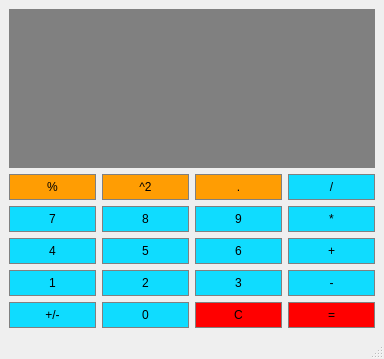
<?xml version="1.0" encoding="UTF-8"?>
<ui version="4.0">
 <class>Calculator</class>
 <widget class="QMainWindow" name="Calculator">
  <property name="geometry">
   <rect>
    <x>0</x>
    <y>0</y>
    <width>384</width>
    <height>359</height>
   </rect>
  </property>
  <property name="font">
   <font>
    <family>MS Shell Dlg 2</family>
   </font>
  </property>
  <property name="windowTitle">
   <string>Calculator</string>
  </property>
  <widget class="QWidget" name="centralwidget">
   <layout class="QGridLayout" name="gridLayout">
    <item row="1" column="1">
     <widget class="QPushButton" name="Square">
      <property name="sizePolicy">
       <sizepolicy hsizetype="Preferred" vsizetype="Preferred">
        <horstretch>0</horstretch>
        <verstretch>0</verstretch>
       </sizepolicy>
      </property>
      <property name="styleSheet">
       <string notr="true">QPushButton
{
	background-color: #FF9D03;
	border: 1px solid gray;
	padding: 5px;
}

QPushButton-pressed
{
	background-color: #C78D03;
	border: 1px solid gray;
	padding: 5px;
}</string>
      </property>
      <property name="text">
       <string>^2</string>
      </property>
     </widget>
    </item>
    <item row="5" column="1">
     <widget class="QPushButton" name="Button2">
      <property name="sizePolicy">
       <sizepolicy hsizetype="Preferred" vsizetype="Preferred">
        <horstretch>0</horstretch>
        <verstretch>0</verstretch>
       </sizepolicy>
      </property>
      <property name="styleSheet">
       <string notr="true">QPushButton
{
	background-color: #0FDCFF;
	border: 1px solid gray;
	padding: 5px;
}

QPushButton-pressed
{
	background-color: #0A8DA3;
	border: 1px solid gray;
	padding: 5px;
}</string>
      </property>
      <property name="text">
       <string>2</string>
      </property>
     </widget>
    </item>
    <item row="6" column="0">
     <widget class="QPushButton" name="ChangeSign">
      <property name="sizePolicy">
       <sizepolicy hsizetype="Preferred" vsizetype="Preferred">
        <horstretch>0</horstretch>
        <verstretch>0</verstretch>
       </sizepolicy>
      </property>
      <property name="styleSheet">
       <string notr="true">QPushButton
{
	background-color: #0FDCFF;
	border: 1px solid gray;
	padding: 5px;
}

QPushButton-pressed
{
	background-color: #0A8DA3;
	border: 1px solid gray;
	padding: 5px;
}</string>
      </property>
      <property name="text">
       <string>+/-</string>
      </property>
     </widget>
    </item>
    <item row="5" column="3">
     <widget class="QPushButton" name="Subtract">
      <property name="sizePolicy">
       <sizepolicy hsizetype="Preferred" vsizetype="Preferred">
        <horstretch>0</horstretch>
        <verstretch>0</verstretch>
       </sizepolicy>
      </property>
      <property name="styleSheet">
       <string notr="true">QPushButton
{
	background-color: #0FDCFF;
	border: 1px solid gray;
	padding: 5px;
}

QPushButton-pressed
{
	background-color: #0A8DA3;
	border: 1px solid gray;
	padding: 5px;
}</string>
      </property>
      <property name="text">
       <string>-</string>
      </property>
     </widget>
    </item>
    <item row="1" column="2">
     <widget class="QPushButton" name="Decimial">
      <property name="sizePolicy">
       <sizepolicy hsizetype="Preferred" vsizetype="Preferred">
        <horstretch>0</horstretch>
        <verstretch>0</verstretch>
       </sizepolicy>
      </property>
      <property name="styleSheet">
       <string notr="true">QPushButton
{
	background-color: #FF9D03;
	border: 1px solid gray;
	padding: 5px;
}

QPushButton-pressed
{
	background-color: #C78D03;
	border: 1px solid gray;
	padding: 5px;
}</string>
      </property>
      <property name="text">
       <string>.</string>
      </property>
     </widget>
    </item>
    <item row="0" column="0" colspan="4">
     <widget class="QLineEdit" name="Display">
      <property name="sizePolicy">
       <sizepolicy hsizetype="Preferred" vsizetype="Expanding">
        <horstretch>0</horstretch>
        <verstretch>0</verstretch>
       </sizepolicy>
      </property>
      <property name="font">
       <font>
        <family>Times New Roman</family>
        <pointsize>20</pointsize>
       </font>
      </property>
      <property name="styleSheet">
       <string notr="true">QLineEdit
{
	background-color: gray;
	border: 1px solid gray;
	color: #04FF55
}</string>
      </property>
      <property name="text">
       <string/>
      </property>
      <property name="alignment">
       <set>Qt::AlignRight|Qt::AlignTrailing|Qt::AlignVCenter</set>
      </property>
     </widget>
    </item>
    <item row="3" column="1">
     <widget class="QPushButton" name="Button8">
      <property name="sizePolicy">
       <sizepolicy hsizetype="Preferred" vsizetype="Preferred">
        <horstretch>0</horstretch>
        <verstretch>0</verstretch>
       </sizepolicy>
      </property>
      <property name="styleSheet">
       <string notr="true">QPushButton
{
	background-color: #0FDCFF;
	border: 1px solid gray;
	padding: 5px;
}

QPushButton-pressed
{
	background-color: #0A8DA3;
	border: 1px solid gray;
	padding: 5px;
}</string>
      </property>
      <property name="text">
       <string>8</string>
      </property>
     </widget>
    </item>
    <item row="4" column="0">
     <widget class="QPushButton" name="Button4">
      <property name="sizePolicy">
       <sizepolicy hsizetype="Preferred" vsizetype="Preferred">
        <horstretch>0</horstretch>
        <verstretch>0</verstretch>
       </sizepolicy>
      </property>
      <property name="styleSheet">
       <string notr="true">QPushButton
{
	background-color: #0FDCFF;
	border: 1px solid gray;
	padding: 5px;
}

QPushButton-pressed
{
	background-color: #0A8DA3;
	border: 1px solid gray;
	padding: 5px;
}</string>
      </property>
      <property name="text">
       <string>4</string>
      </property>
     </widget>
    </item>
    <item row="6" column="2">
     <widget class="QPushButton" name="Clear">
      <property name="sizePolicy">
       <sizepolicy hsizetype="Preferred" vsizetype="Preferred">
        <horstretch>0</horstretch>
        <verstretch>0</verstretch>
       </sizepolicy>
      </property>
      <property name="styleSheet">
       <string notr="true">QPushButton
{
	background-color: #FF0000;
	border: 1px solid gray;
	padding: 5px;
}

QPushButton-pressed
{
	background-color: #BD0000;
	border: 1px solid gray;
	padding: 5px;
}</string>
      </property>
      <property name="text">
       <string>C</string>
      </property>
     </widget>
    </item>
    <item row="1" column="0">
     <widget class="QPushButton" name="Percent">
      <property name="sizePolicy">
       <sizepolicy hsizetype="Preferred" vsizetype="Preferred">
        <horstretch>0</horstretch>
        <verstretch>0</verstretch>
       </sizepolicy>
      </property>
      <property name="styleSheet">
       <string notr="true">QPushButton
{
	background-color: #FF9D03;
	border: 1px solid gray;
	padding: 5px;
}

QPushButton-pressed
{
	background-color: #C78D03;
	border: 1px solid gray;
	padding: 5px;
}</string>
      </property>
      <property name="text">
       <string>%</string>
      </property>
     </widget>
    </item>
    <item row="3" column="0">
     <widget class="QPushButton" name="Button7">
      <property name="sizePolicy">
       <sizepolicy hsizetype="Preferred" vsizetype="Preferred">
        <horstretch>0</horstretch>
        <verstretch>0</verstretch>
       </sizepolicy>
      </property>
      <property name="styleSheet">
       <string notr="true">QPushButton
{
	background-color: #0FDCFF;
	border: 1px solid gray;
	padding: 5px;
}

QPushButton-pressed
{
	background-color: #0A8DA3;
	border: 1px solid gray;
	padding: 5px;
}</string>
      </property>
      <property name="text">
       <string>7</string>
      </property>
     </widget>
    </item>
    <item row="3" column="3">
     <widget class="QPushButton" name="Multiply">
      <property name="sizePolicy">
       <sizepolicy hsizetype="Preferred" vsizetype="Preferred">
        <horstretch>0</horstretch>
        <verstretch>0</verstretch>
       </sizepolicy>
      </property>
      <property name="styleSheet">
       <string notr="true">QPushButton
{
	background-color: #0FDCFF;
	border: 1px solid gray;
	padding: 5px;
}

QPushButton-pressed
{
	background-color: #0A8DA3;
	border: 1px solid gray;
	padding: 5px;
}</string>
      </property>
      <property name="text">
       <string>*</string>
      </property>
     </widget>
    </item>
    <item row="4" column="2">
     <widget class="QPushButton" name="Button6">
      <property name="sizePolicy">
       <sizepolicy hsizetype="Preferred" vsizetype="Preferred">
        <horstretch>0</horstretch>
        <verstretch>0</verstretch>
       </sizepolicy>
      </property>
      <property name="styleSheet">
       <string notr="true">QPushButton
{
	background-color: #0FDCFF;
	border: 1px solid gray;
	padding: 5px;
}

QPushButton-pressed
{
	background-color: #0A8DA3;
	border: 1px solid gray;
	padding: 5px;
}</string>
      </property>
      <property name="text">
       <string>6</string>
      </property>
     </widget>
    </item>
    <item row="5" column="0">
     <widget class="QPushButton" name="Button1">
      <property name="sizePolicy">
       <sizepolicy hsizetype="Preferred" vsizetype="Preferred">
        <horstretch>0</horstretch>
        <verstretch>0</verstretch>
       </sizepolicy>
      </property>
      <property name="styleSheet">
       <string notr="true">QPushButton
{
	background-color: #0FDCFF;
	border: 1px solid gray;
	padding: 5px;
}

QPushButton-pressed
{
	background-color: #0A8DA3;
	border: 1px solid gray;
	padding: 5px;
}</string>
      </property>
      <property name="text">
       <string>1</string>
      </property>
     </widget>
    </item>
    <item row="5" column="2">
     <widget class="QPushButton" name="Button3">
      <property name="sizePolicy">
       <sizepolicy hsizetype="Preferred" vsizetype="Preferred">
        <horstretch>0</horstretch>
        <verstretch>0</verstretch>
       </sizepolicy>
      </property>
      <property name="styleSheet">
       <string notr="true">QPushButton
{
	background-color: #0FDCFF;
	border: 1px solid gray;
	padding: 5px;
}

QPushButton-pressed
{
	background-color: #0A8DA3;
	border: 1px solid gray;
	padding: 5px;
}</string>
      </property>
      <property name="text">
       <string>3</string>
      </property>
     </widget>
    </item>
    <item row="4" column="1">
     <widget class="QPushButton" name="Button5">
      <property name="sizePolicy">
       <sizepolicy hsizetype="Preferred" vsizetype="Preferred">
        <horstretch>0</horstretch>
        <verstretch>0</verstretch>
       </sizepolicy>
      </property>
      <property name="styleSheet">
       <string notr="true">QPushButton
{
	background-color: #0FDCFF;
	border: 1px solid gray;
	padding: 5px;
}

QPushButton-pressed
{
	background-color: #0A8DA3;
	border: 1px solid gray;
	padding: 5px;
}</string>
      </property>
      <property name="text">
       <string>5</string>
      </property>
     </widget>
    </item>
    <item row="1" column="3">
     <widget class="QPushButton" name="Divide">
      <property name="sizePolicy">
       <sizepolicy hsizetype="Preferred" vsizetype="Preferred">
        <horstretch>0</horstretch>
        <verstretch>0</verstretch>
       </sizepolicy>
      </property>
      <property name="styleSheet">
       <string notr="true">QPushButton
{
	background-color: #0FDCFF;
	border: 1px solid gray;
	padding: 5px;
}

QPushButton-pressed
{
	background-color: #0A8DA3;
	border: 1px solid gray;
	padding: 5px;
}</string>
      </property>
      <property name="text">
       <string>/</string>
      </property>
     </widget>
    </item>
    <item row="3" column="2">
     <widget class="QPushButton" name="Button9">
      <property name="sizePolicy">
       <sizepolicy hsizetype="Preferred" vsizetype="Preferred">
        <horstretch>0</horstretch>
        <verstretch>0</verstretch>
       </sizepolicy>
      </property>
      <property name="styleSheet">
       <string notr="true">QPushButton
{
	background-color: #0FDCFF;
	border: 1px solid gray;
	padding: 5px;
}

QPushButton-pressed
{
	background-color: #0A8DA3;
	border: 1px solid gray;
	padding: 5px;
}</string>
      </property>
      <property name="text">
       <string>9</string>
      </property>
     </widget>
    </item>
    <item row="6" column="3">
     <widget class="QPushButton" name="Equal">
      <property name="sizePolicy">
       <sizepolicy hsizetype="Preferred" vsizetype="Preferred">
        <horstretch>0</horstretch>
        <verstretch>0</verstretch>
       </sizepolicy>
      </property>
      <property name="styleSheet">
       <string notr="true">QPushButton
{
	background-color: #FF0000;
	border: 1px solid gray;
	padding: 5px;
}

QPushButton-pressed
{
	background-color: #BD0000;
	border: 1px solid gray;
	padding: 5px;
}</string>
      </property>
      <property name="text">
       <string>=</string>
      </property>
     </widget>
    </item>
    <item row="6" column="1">
     <widget class="QPushButton" name="Button0">
      <property name="sizePolicy">
       <sizepolicy hsizetype="Preferred" vsizetype="Preferred">
        <horstretch>0</horstretch>
        <verstretch>0</verstretch>
       </sizepolicy>
      </property>
      <property name="styleSheet">
       <string notr="true">QPushButton
{
	background-color: #0FDCFF;
	border: 1px solid gray;
	padding: 5px;
}

QPushButton-pressed
{
	background-color: #0A8DA3;
	border: 1px solid gray;
	padding: 5px;
}</string>
      </property>
      <property name="text">
       <string>0</string>
      </property>
     </widget>
    </item>
    <item row="4" column="3">
     <widget class="QPushButton" name="Add">
      <property name="sizePolicy">
       <sizepolicy hsizetype="Preferred" vsizetype="Preferred">
        <horstretch>0</horstretch>
        <verstretch>0</verstretch>
       </sizepolicy>
      </property>
      <property name="styleSheet">
       <string notr="true">QPushButton
{
	background-color: #0FDCFF;
	border: 1px solid gray;
	padding: 5px;
}

QPushButton-pressed
{
	background-color: #0A8DA3;
	border: 1px solid gray;
	padding: 5px;
}</string>
      </property>
      <property name="text">
       <string>+</string>
      </property>
     </widget>
    </item>
   </layout>
  </widget>
  <widget class="QMenuBar" name="menubar">
   <property name="geometry">
    <rect>
     <x>0</x>
     <y>0</y>
     <width>384</width>
     <height>25</height>
    </rect>
   </property>
  </widget>
  <widget class="QStatusBar" name="statusbar"/>
 </widget>
 <resources/>
 <connections/>
</ui>
